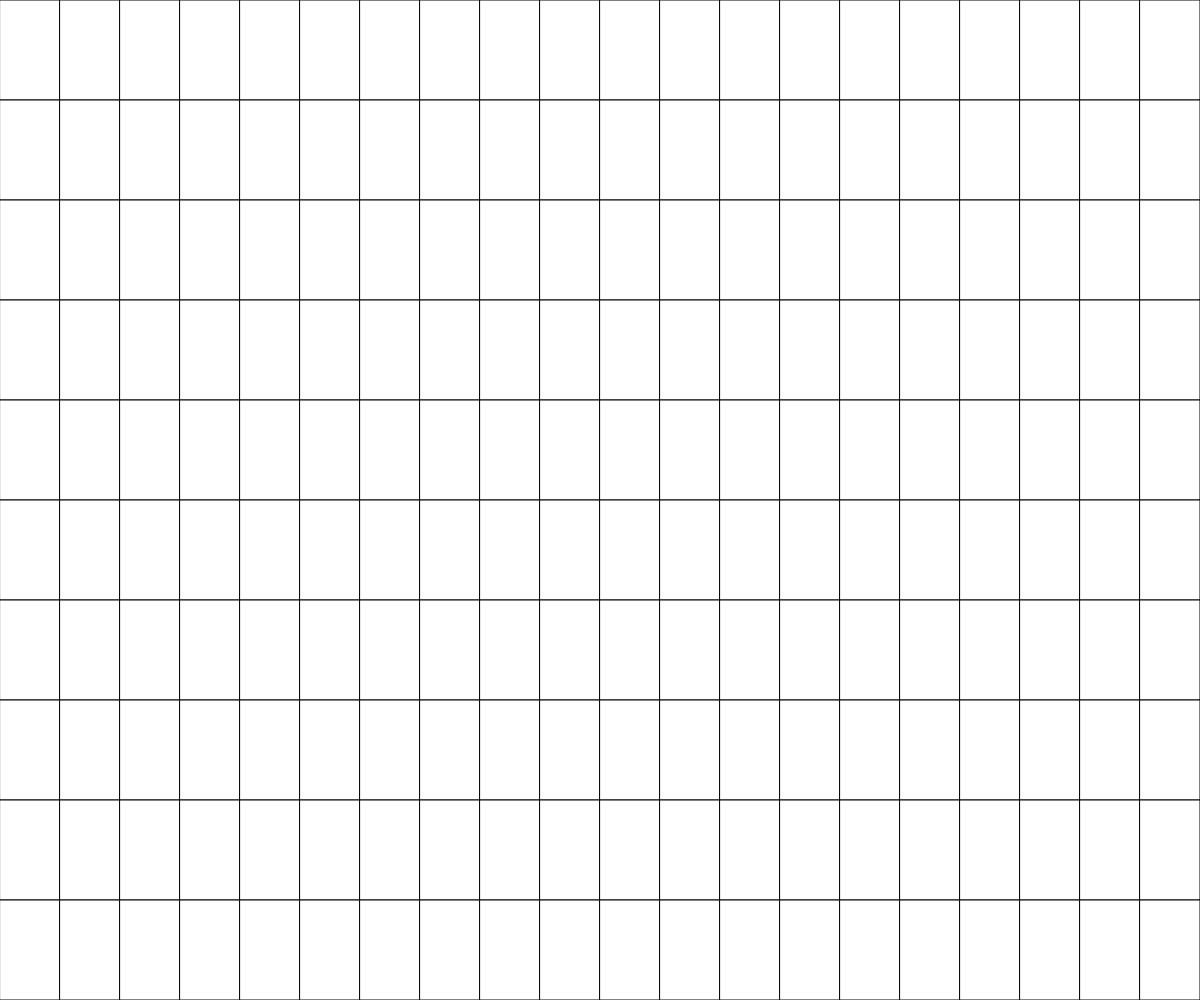
Frame 1 (no input)
Frame 60 (no input): identical to frame 1, image omitted
Frame 120 (the mouse pressed at the canvas centre since frame 60): identical to frame 1, image omitted

The p5.js sketch that drew this single still picture (run headless with seeded random() and noise() and a simulated clock; from frame 60 on, the mouse is pressed at the canvas centre):

// p5.js sketch
// ── sketch.js
// Crossy ROAD
// Salaar Ahmed
// Nov. 2, 2022
//
// Extra for Experts:
//
// Sources:
// https://opengameart.org/content/wall-grass-rock-stone-wood-and-dirt-480

const ROWS = 10;
const COLS = 20;
let grid;
let cellWidth;
let cellHeight;
let state = "startScreen";
let player = {
  posY: 0,
  posX: 0,

};


function setup() {
  createCanvas(windowWidth, windowHeight);
  cellHeight = height/ROWS;
  cellWidth = width/COLS;
  grid = create2dArray(COLS, ROWS);
}

function draw() {
  background(220);
  create2dArray();
  displayGrid(grid);
}

function displayGrid(grid) {
  for (let y=0; y<ROWS; y++) {
    for (let x=0; x<COLS; x++) {
      if (grid[y][x] === 0) {
        fill("white");
      }
      else if (grid[y][x] === 1){
        //circle(x*cellWidth - cellWidth/2, y*cellHeight - cellHeight/2, cellWidth); 
      }
      rect(x*cellWidth, y*cellHeight, cellWidth, cellHeight);
    }
  }
}

function create2dArray(COLS, ROWS) {
  let emptyArray = [];
  for (let y=0; y<ROWS; y++){
    emptyArray.push([]);
    for (let x=0; x<COLS; x++){
      emptyArray[y].push(0);
      if (random(100) < 50) {
        emptyArray[y].push(1);
      }
    }
  }
  return emptyArray;
}
